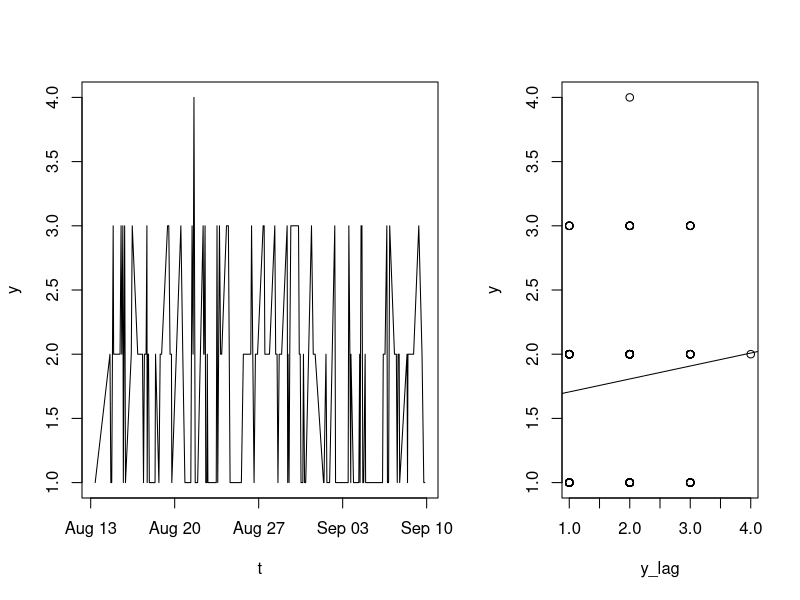
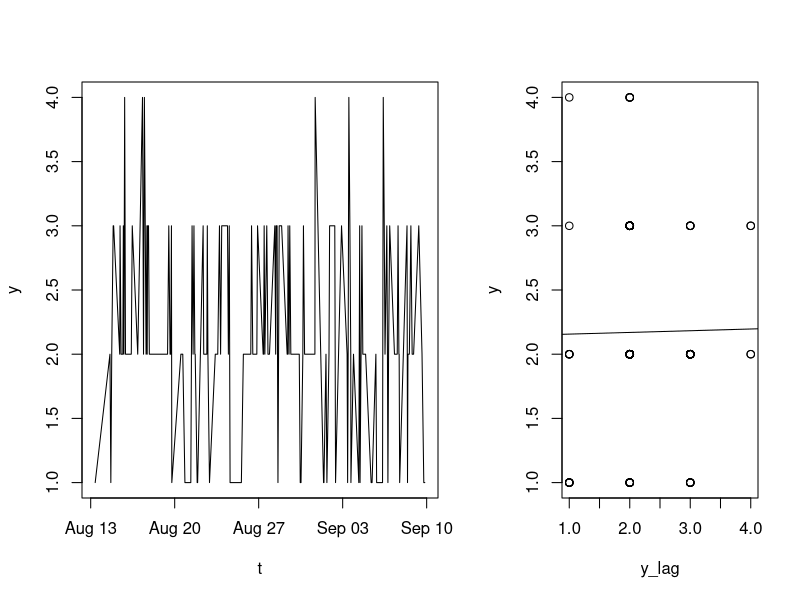

Recreate these plots in R, in order.
## ---- chunk 1
dat <- read.csv("data_groot.csv")
## ---- chunk 2
dat <- subset(dat, phase == 1)
dat
## ---- chunk 3
nrow(dat)                     # number of observations
length(unique(dat$date))      # total number of days
mean(dat$beep)                # average number of beeps recorded
mean(dat$selfdoubt)           # mean of selfdoubt
mean(dat$tired)               # mean of tired
cor(dat$selfdoubt, dat$tired) # correlation between selfdoubt and tired
## ---- chunk 4
dat$selfdoubt_lag <- dat$tired_lag <- NA
for (i in 2:nrow(dat)) {
  dat$selfdoubt_lag[i] <- ifelse((dat$beep[i] - dat$beep[i - 1]) == 1, dat$selfdoubt[i - 1], NA)
  dat$tired_lag[i] <- ifelse((dat$beep[i] - dat$beep[i - 1]) == 1, dat$tired[i - 1], NA)
}
## ---- chunk 5
cor(dat$selfdoubt, dat$selfdoubt_lag, use = "complete.obs")
cor(dat$tired, dat$tired_lag, use = "complete.obs")
## ---- chunk 6
dat$datetime <- as.POSIXct(paste(dat$date, dat$time), format = "%d/%m/%y %H:%M:%S")
## ---- chunk 7
plotTimeSeries <- function(y, t) {
  plot(t, y, type = "l")
  # abline(h = mean(y, na.rm = TRUE))
}

plotScatterAuto <- function(y, y_lag) {
  plot(y_lag, y)
  abline(lm(y ~ y_lag))
}
## ---- chunk 8
layout(matrix(c(1, 2), nrow = 1), widths = c(3, 2))
plotTimeSeries(dat$selfdoubt, dat$datetime)
plotScatterAuto(dat$selfdoubt, dat$selfdoubt_lag)
layout(1)
## ---- chunk 9
layout(matrix(c(1, 2), nrow = 1), widths = c(3, 2))
plotTimeSeries(dat$tired, dat$datetime)
plotScatterAuto(dat$tired, dat$tired_lag)
layout(1)
## ---- chunk 10
dat$selfdoubt_lag_c <- dat$selfdoubt_lag - mean(dat$selfdoubt, na.rm = TRUE)
mod_selfdoubt <- lm(selfdoubt ~ selfdoubt_lag_c, data = dat)
mod_selfdoubt
## ---- chunk 11
dat$tired_lag_c <- dat$tired_lag - mean(dat$tired, na.rm = TRUE)
mod_tired <- lm(tired ~ tired_lag_c, data = dat)
mod_tired
## ---- chunk 12
dat_raw <- read.csv("data_groot.csv")
dat2 <- subset(dat_raw, phase == 4 | phase == 5)
dat2
## ---- chunk 13
dat2$selfdoubt_lag <- dat2$tired_lag <- NA
for (i in 2:nrow(dat2)) {
  dat2$selfdoubt_lag[i] <- ifelse((dat2$beep[i] - dat2$beep[i - 1]) == 1, dat2$selfdoubt[i - 1], NA)
  dat2$tired_lag[i] <- ifelse((dat2$beep[i] - dat2$beep[i - 1]) == 1, dat2$tired[i - 1], NA)
}
## ---- chunk 14
dat2$selfdoubt_lag_c <- dat2$selfdoubt_lag - mean(dat2$selfdoubt, na.rm = TRUE)
mod_selfdoubt2 <- lm(selfdoubt ~ selfdoubt_lag_c, data = dat2)
mod_selfdoubt2
## ---- chunk 15
dat2$tired_lag_c <- dat2$tired_lag - mean(dat2$tired, na.rm = TRUE)
mod_tired2 <- lm(tired ~ tired_lag_c, data = dat2)
mod_tired2
